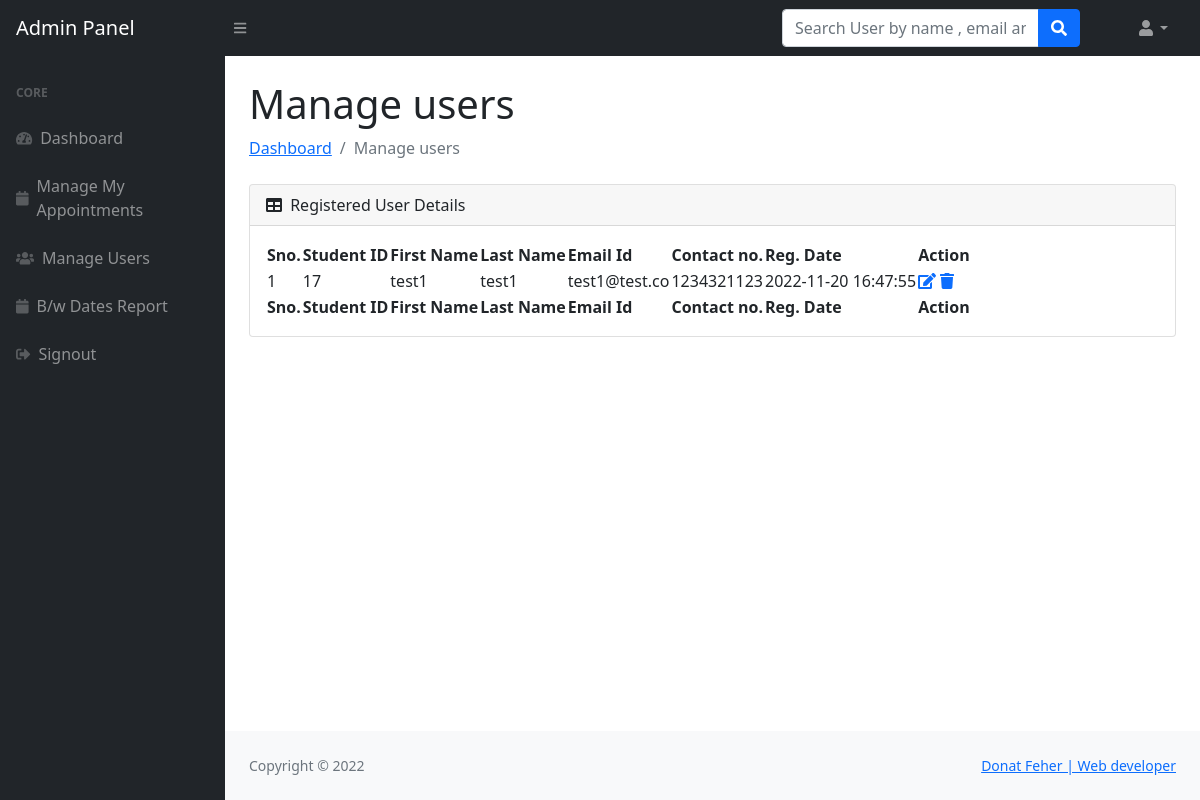
The page /admin/manage-users.php (signed in) on the database its author committed.
### tables this page shows
CREATE TABLE `users` (
  `id` int(11) NOT NULL,
  `fname` varchar(255) DEFAULT NULL,
  `lname` varchar(255) DEFAULT NULL,
  `email` varchar(255) DEFAULT NULL,
  `password` varchar(300) DEFAULT NULL,
  `contactno` varchar(11) DEFAULT NULL,
  `posting_date` timestamp NOT NULL DEFAULT current_timestamp()
);

### admin/manage-users.php (the view, shortened to what this page needs)
<?php session_start();
include_once('../includes/config.php');
if (strlen($_SESSION['adminid']==0)) {
  header('location:logout.php');
  } else{
   ?>
<!DOCTYPE html>
<html lang="en">
    <head>
        <link href="https://cdn.jsdelivr.net/npm/simple-datatables@latest/dist/style.css" rel="stylesheet" />
        <link href="../css/styles.css" rel="stylesheet" />
    </head>
    <body class="sb-nav-fixed">
      <?php include_once('includes/navbar.php');?>
        <div id="layoutSidenav">
         <?php include_once('includes/sidebar.php');?>
            <div id="layoutSidenav_content">
                <main>
                    <div class="container-fluid px-4">
                        <h1 class="mt-4">Manage users</h1>
                        <ol class="breadcrumb mb-4">
                            <li class="breadcrumb-item"><a href="dashboard.php">Dashboard</a></li>
                            <li class="breadcrumb-item active">Manage users</li>
                        </ol>
                        <div class="card mb-4">
                            <div class="card-header">
                                <i class="fas fa-table me-1"></i>
                                Registered User Details
                            </div>
                            <div class="card-body">
                                <table id="datatablesSimple">
                                    <thead>
                                        <tr>
                                          <th>Sno.</th>
                                          <th>Student ID</th>
                                          <th>First Name</th>
                                          <th>Last Name</th>
                                          <th>Email Id</th>
                                          <th>Contact no.</th>
                                          <th>Reg. Date</th>
                                          <th>Action</th>
                                        </tr>
                                    </thead>
                                    <tfoot>
                                        <tr>
                                          <th>Sno.</th>
                                          <th>Student ID</th>
                                          <th>First Name</th>
                                          <th> Last Name</th>
                                          <th> Email Id</th>
                                          <th>Contact no.</th>
                                          <th>Reg. Date</th>
                                          <th>Action</th>
                                        </tr>
                                    </tfoot>
                                    <tbody>
                              <?php $ret=mysqli_query($con,"select * from users");
                              $cnt=1;
                              while($row=mysqli_fetch_array($ret))
                              {?>
                              <tr>
                                  <td><?php echo $cnt;?></td>
                                  <td><?php echo $row['id'];?></td>
                                  <td><?php echo $row['fname'];?></td>
                                  <td><?php echo $row['lname'];?></td>
                                  <td><?php echo $row['email'];?></td>
                                  <td><?php echo $row['contactno'];?></td>  <td><?php echo $row['posting_date'];?></td>
                                  <td>
                                     <a href="user-profile.php?uid=<?php echo $row['id'];?>"><i class="fas fa-edit"></i></a>
                                     <a href="manage-users.php?id=<?php echo $row['id'];?>" onClick="return confirm('Do you really want to delete');"><i class="fa fa-trash" aria-hidden="true"></i></a>
                                  </td>
                              </tr>
                              <?php $cnt=$cnt+1; }?>
                                    </tbody>
                                </table>
                            </div>
                        </div>
                    </div>
                </main>
  <?php include('../includes/footer.php');?>
            </div>
        </div>
    </body>
</html>
<?php } ?>

### rows shown on the page
users: id "17", fname "test1", lname "test1", email "test1@test.co", contactno "1234321123", posting_date "2022-11-20 16:47:55"
